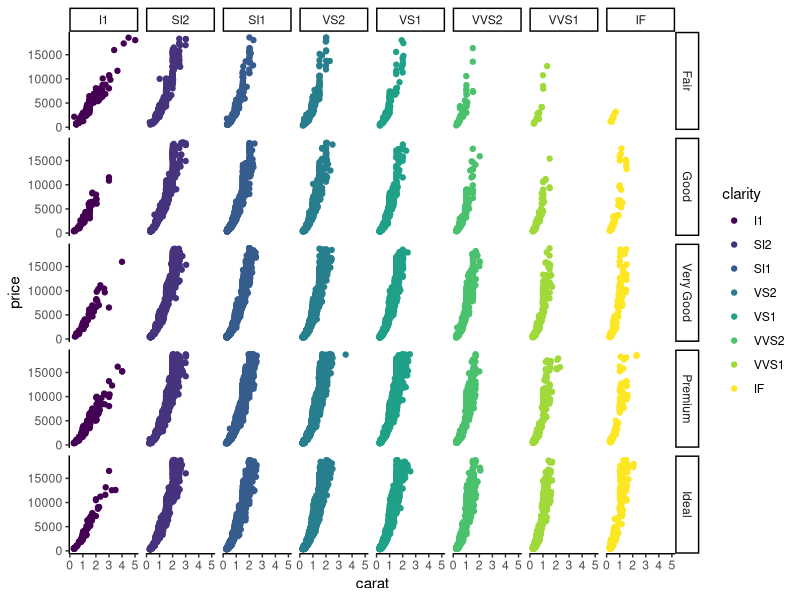
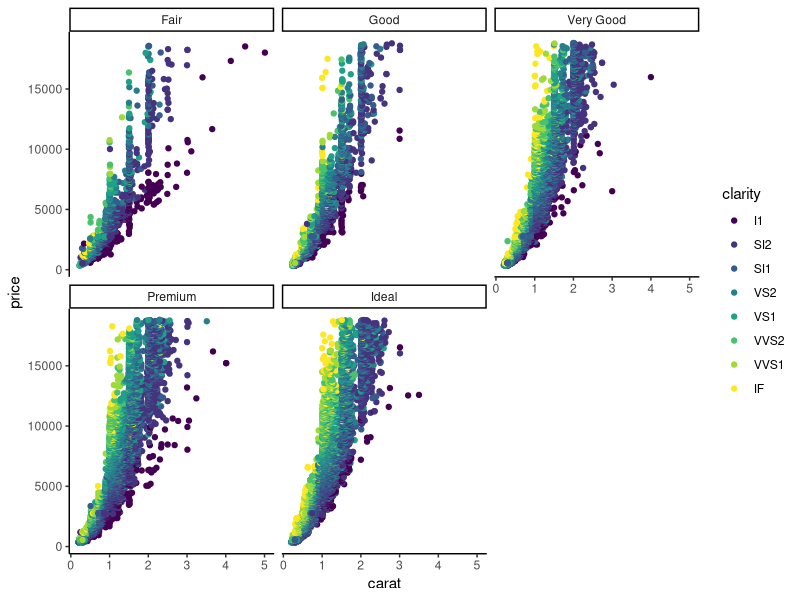
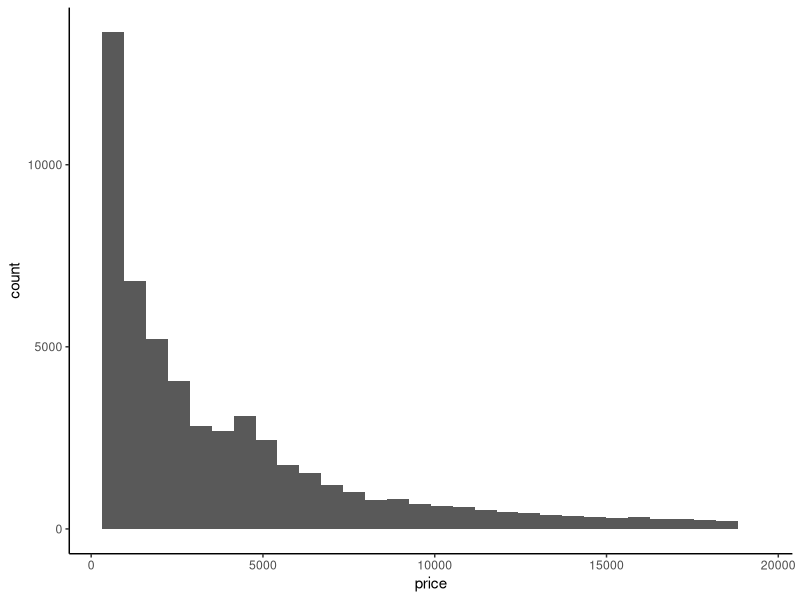
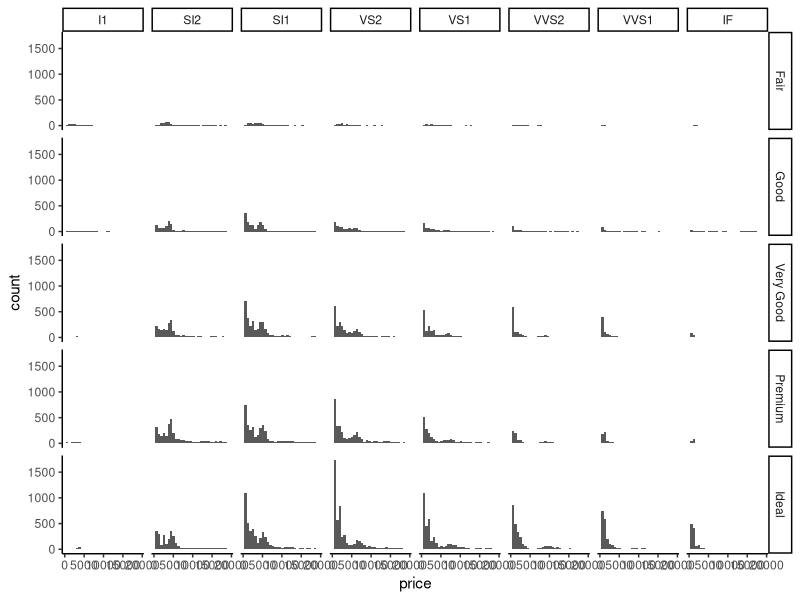
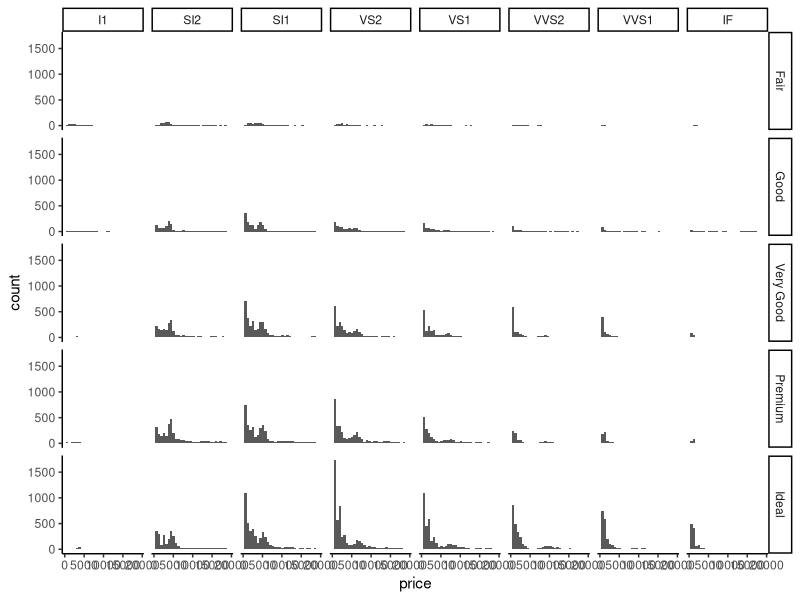
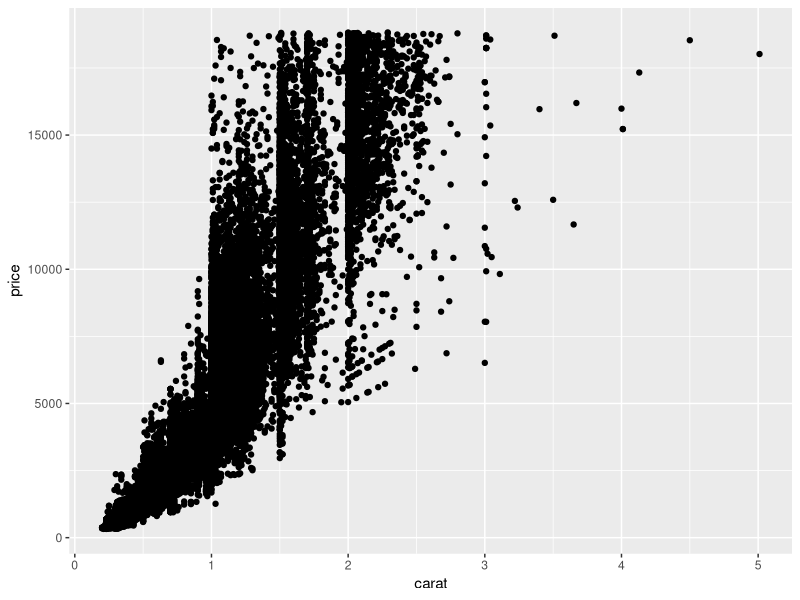
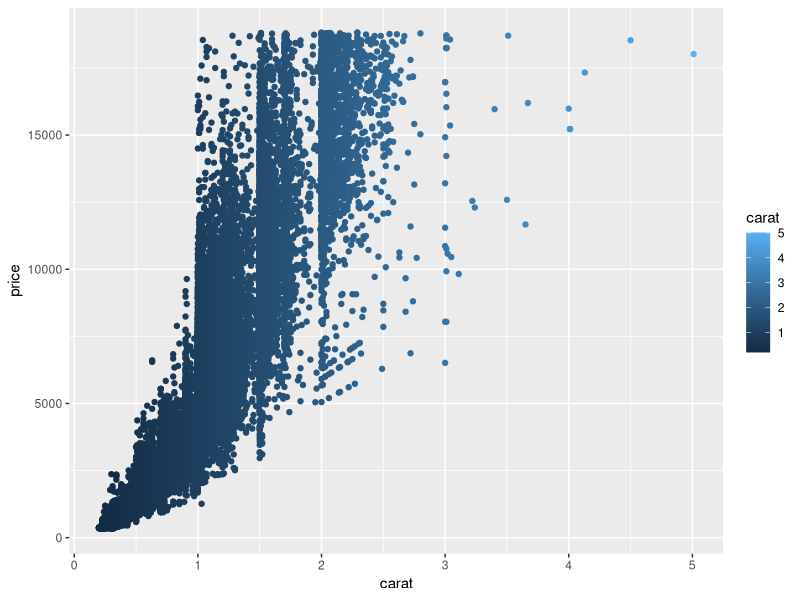
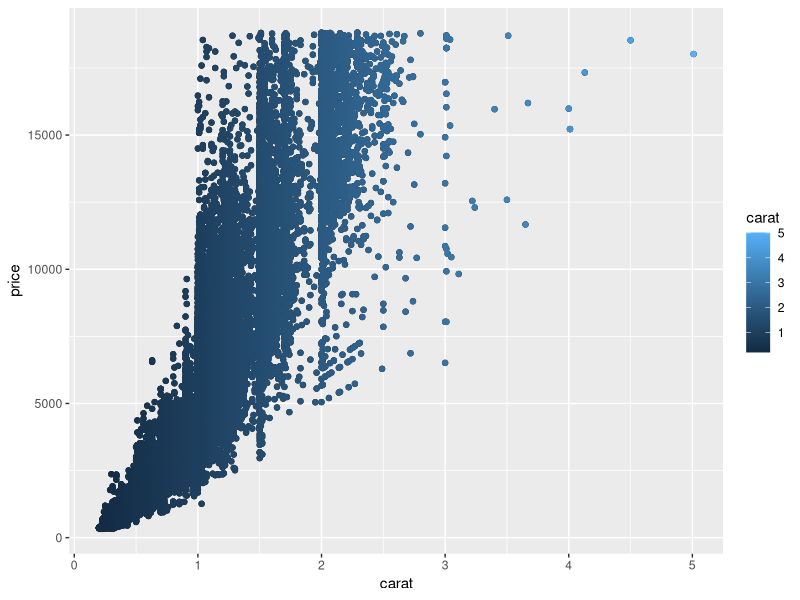

These figures' R source, in order:
## ---- chunk 1
library(ggplot2)
## ---- chunk 2
ggplot(diamonds, aes(x=carat, y=price, color=clarity)) +
  theme_classic()+
  geom_point() +
  facet_grid(cut~clarity)
## ---- chunk 3
ggplot(diamonds, aes(x=carat, y=price, color=clarity)) +
  theme_classic()+
  geom_point() +
  facet_wrap(~cut)
## ---- chunk 4
ggplot(diamonds, aes(x=price)) +
  theme_classic()+
  geom_histogram() 
## ---- chunk 5
ggplot(diamonds, aes(x=price)) +
  theme_classic() +
  geom_histogram() +
  facet_grid(cut ~ clarity)
## ---- chunk 6
ggplot(diamonds, aes(x=price)) +
  theme_classic() +
  geom_histogram() +
  facet_grid(cut ~ clarity)
## ---- chunk 7
d <- ggplot(diamonds, aes(x=carat, y=price)) # first you set the aesthetic and dataset
d + geom_point() # then you add geoms
d + geom_point(aes(colour = carat)) # and you can keep doing this to add layers to the plot
## ---- chunk 8
d <- ggplot(diamonds, aes(x=carat, y=price)) + # first you set the aesthetic and dataset
  geom_point() + # then you add geoms
  geom_point(aes(colour = carat)) # and you can keep doing this to add layers to the plot
d
## ---- chunk 9
d <- ggplot(diamonds ) + # first you set the aesthetic and dataset
  theme_classic() + 
  geom_histogram(aes(x=price))
d
## ---- chunk 10
library(tidyr)
library(dplyr)

sem <- function(x) {sd(x) / sqrt(length(x))}
ci95 <- function(x) {sem(x) * 1.96}
## ---- chunk 11
setwd("~/ESmith_psych254/analyses")
subinfo <- read.csv("../data/sklar_expt6_subinfo_corrected.csv")
d.a <- read.csv("../data/sklar_expt6a_corrected.csv")
d.b <- read.csv("../data/sklar_expt6b_corrected.csv")
## ---- chunk 12
d.a <- d.a %>%
  gather(id,time,
         X1:X21)
d.b <- d.b %>%
  gather(id,time,
         X22:X42)
## ---- chunk 13
d <- bind_rows(d.a,d.b)
## ---- chunk 14
d$id <- gsub("X","",d$id) # get rid of X's to merge
d <- merge(subinfo,d,by.x="subid","id") # join is much faster- look into this
## ---- chunk 15
d$presentation.time <- factor(d$presentation.time)
d$operand <- factor(d$operand)
levels(d$operand) <- c("addition","subtraction")
## ---- chunk 16
hist(d$time)
hist(d$time[d$time > 400 & d$time < 1000])
## ---- chunk 17
stem(d$time[d$time >600 & d$time <800])

663-627
699-663
#etc.
## ---- chunk 18
# First let's check out the relationship between the subjective and objective primes
ggplot(subinfo,aes(x=subjective.test,y=objective.test)) +
  geom_point() +
  theme_classic()
## ---- chunk 19
summary(lm(objective.test ~ as.factor(subjective.test), data=subinfo))
## ---- chunk 20
ds <- d %>%
  filter(subjective.test == 0 &
         objective.test < .6) 
## ---- chunk 21
# first we aggregate by subject by taking their mean scores from incongruent and congruent
p1 <- ds %>%
  group_by(subid,presentation.time,congruent,operand) %>%
  summarize(time = mean(time,na.rm=T)) %>%
  spread(congruent,time) %>%
  mutate(diff = no - yes) %>%
  group_by(presentation.time,operand) %>%
  summarize(mean = mean(diff),
            sem = sem(diff),
            ci = ci95(diff))
## ---- chunk 22
ggplot(p1, aes(x=presentation.time, y=mean)) +
  theme_classic() +
  geom_bar(stat="identity") + 
  geom_errorbar(aes(ymax = mean + sem, ymin=mean - sem), width=1) +
  facet_grid(.~operand)
## ---- chunk 23
p2 <- ds %>%
  filter(operand == "subtraction") %>%
  group_by(subid,presentation.time,congruent) %>%
  summarize(time = mean(time,na.rm=T)) %>%
  spread(congruent,time) %>%
  mutate(diff = no - yes)

p2b <- merge(subinfo,p2)
summary(lm(diff ~ I(objective.test-.5),data=p2b)) # 
## ---- chunk 24
p3 <- d %>%
  group_by(subid,presentation.time,congruent,operand) %>%
  summarize(time = mean(time,na.rm=T)) %>%
  spread(congruent,time) %>%
  mutate(diff = no - yes) %>%
  group_by(presentation.time,operand) %>%
  summarize(mean = mean(diff),
            sem = sem(diff),
            ci = ci95(diff))
ggplot(p3, aes(x=presentation.time, y=mean)) +
  theme_classic() +
  geom_bar(stat="identity") + 
  geom_errorbar(aes(ymax = mean + sem, ymin=mean - sem), width=1) +
  facet_grid(.~operand)
## ---- chunk 25
p4 <- d %>%
  filter(subjective.test == 0) %>%
  group_by(subid,presentation.time,congruent,operand) %>%
  summarize(time = mean(time,na.rm=T)) %>%
  spread(congruent,time) %>%
  mutate(diff = no - yes) %>%
  group_by(presentation.time,operand) %>%
  summarize(mean = mean(diff),
            sem = sem(diff),
            ci = ci95(diff))
ggplot(p4, aes(x=presentation.time, y=mean)) +
  theme_classic() +
  geom_bar(stat="identity") + 
  geom_errorbar(aes(ymax = mean + sem, ymin=mean - sem), width=1) +
  facet_grid(.~operand)
## ---- chunk 26
p4b <- d %>%
  filter(subjective.test == 0 & operand == "subtraction") %>%
  group_by(subid,presentation.time,congruent,operand) %>%
  summarize(time = mean(time,na.rm=T)) %>%
  spread(congruent,time) %>%
  mutate(diff = no - yes) 

tt <- t.test(p4b$diff); tt
## ---- chunk 27
library(lme4)
library(lmerTest)
ps2 <- d %>% filter(subjective.test == 0)
summary(lmer(time ~ operand + congruent + (operand+congruent|subid), data=ps2))
## ---- chunk 28
summary(lmer(time ~ congruent + (congruent|subid), data=ps2)) 
pt(1.3,15,lower.tail=F)*2
